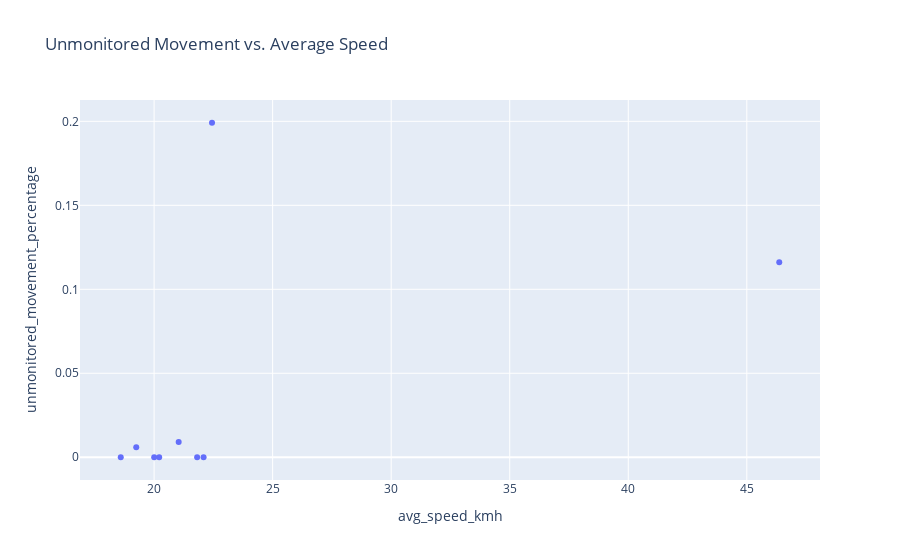

This figure's notebook cell:
### Code cell
df['unmonitored_movement_percentage'] = (df['unmonitored_movement_count'] / df['position_count']) * 100

fig = px.scatter(
    df,
    x='avg_speed_kmh',
    y='unmonitored_movement_percentage',
    hover_data=['route_short_name', 'service_date'],
    title='Unmonitored Movement vs. Average Speed'
)
fig.show()

### Figure 1 — Plotly figure (JSON) as saved in the notebook; plotly's stock layout.template omitted (floating-point values rounded to 4 significant figures)
{"data": [{"customdata": [["321", "2025-11-04"], ["363", "2025-11-04"], ["38", "2025-11-04"], ["502", "2025-11-04"], ["755", "2025-11-04"], ["814", "2025-11-04"], ["845", "2025-11-04"], ["966", "2025-11-04"], ["998", "2025-11-04"]], "hovertemplate": "avg_speed_kmh=%{x}<br>unmonitored_movement_percentage=%{y}<br>route_short_name=%{customdata[0]}<br>service_date=%{customdata[1]}<extra></extra>", "legendgroup": "", "marker": {"color": "#636efa", "symbol": "circle"}, "mode": "markers", "name": "", "orientation": "v", "showlegend": false, "type": "scatter", "x": [19.25, 22.09, 21.82, 22.44, 20.21, 20.0, 18.59, 21.04, 46.37], "xaxis": "x", "y": [0.005961, 0.0, 0.0, 0.1992, 0.0, 0.0, 0.0, 0.009147, 0.116], "yaxis": "y"}], "layout": {"legend": {"tracegroupgap": 0}, "title": {"text": "Unmonitored Movement vs. Average Speed"}, "xaxis": {"anchor": "y", "domain": [0, 1], "title": {"text": "avg_speed_kmh"}}, "yaxis": {"anchor": "x", "domain": [0, 1], "title": {"text": "unmonitored_movement_percentage"}}}}
